Frame 1 (no input): blank canvas, image omitted
Frame 60 (no input): blank canvas, image omitted
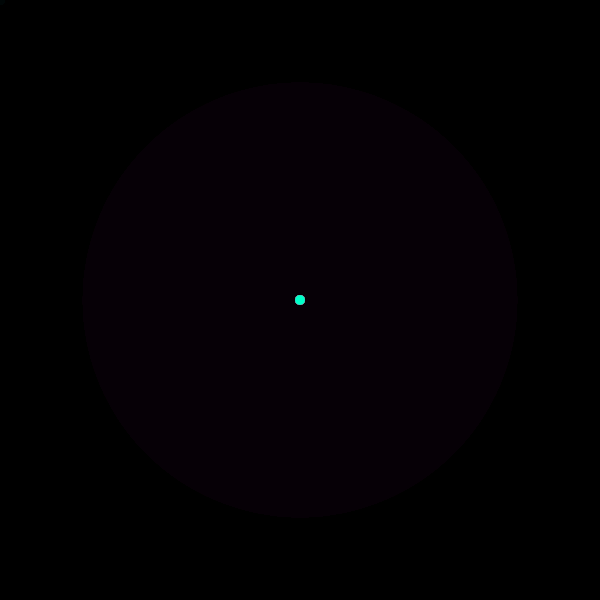
Frame 120 (the mouse pressed at the canvas centre since frame 60)

The p5.js sketch whose frames 1 and 60 were blank and that drew this single picture after the mouse press (run headless with seeded random() and noise() and a simulated clock; from frame 60 on, the mouse is pressed at the canvas centre):

// p5.js sketch
// ── sketch.js
function setup() {
    // Sayfanın ortasına 600x600 bir tuval aç
    createCanvas(600, 600);
    background(0); // Siyah zemin
}

function draw() {
    // Hafif saydam bir siyah boya ile her karede ekranı temizle (İz efekti için)
    // Eğer bunu kapatırsan kalıcı çizim yapar
    background(0, 20); 

    // Fareye basılı tutulursa çizim yap
    if (mouseIsPressed) {
        fill(255, 0, 100); // Pembe
        noStroke();
        
        // Farenin hızına göre boyutu değiştir
        // Fare hızlıysa büyük, yavaşsa küçük çizer
        let hiz = dist(mouseX, mouseY, pmouseX, pmouseY);
        circle(mouseX, mouseY, hiz + 10);
    }
    
    // Farenin ucunda her zaman dönen bir rehber olsun
    fill(0, 255, 200); // Turkuaz
    circle(mouseX, mouseY, 10);
}
